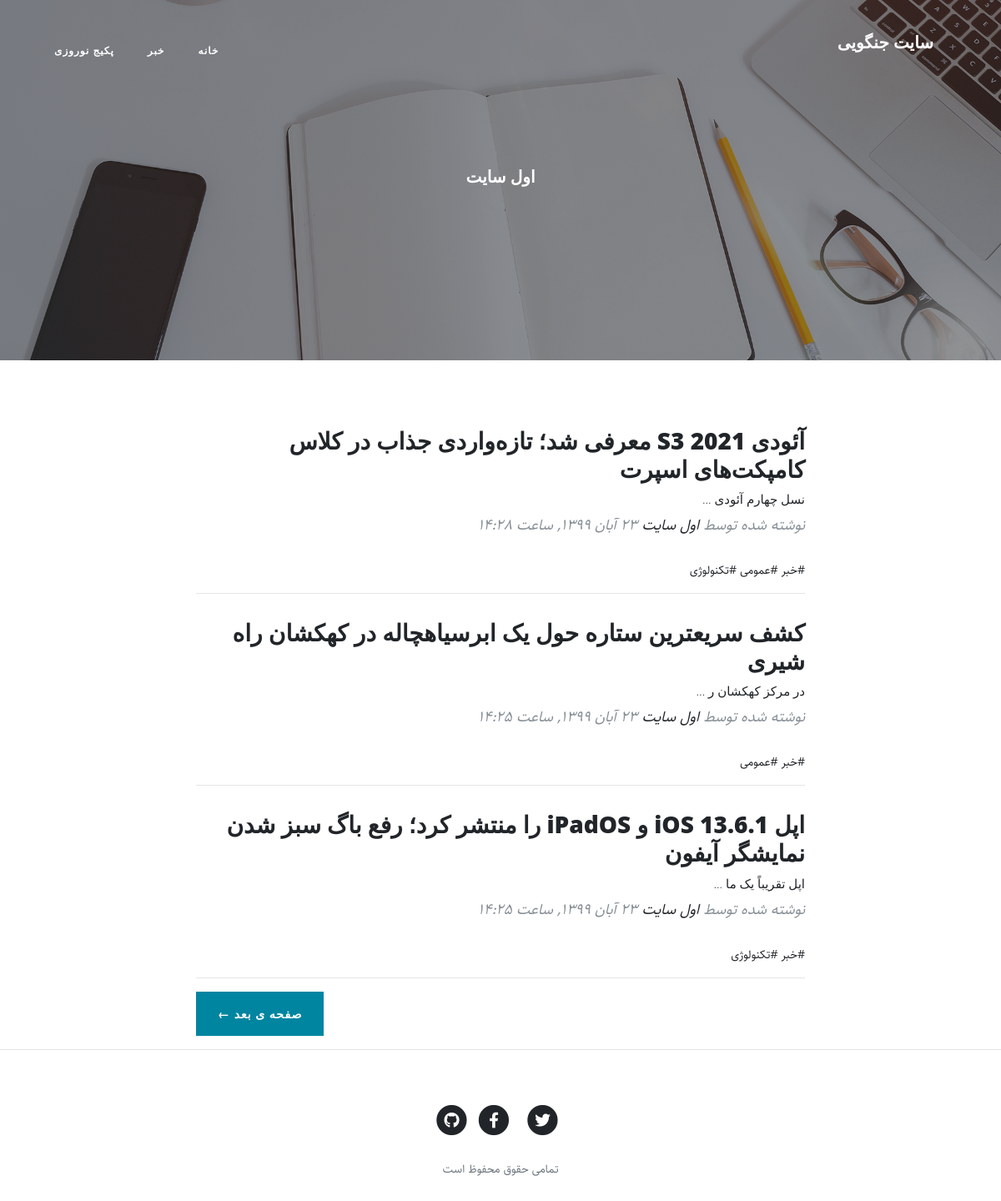
The page / on the database its author committed.
### blog/models.py (models this page shows, shortened)
class Category(models.Model):
    parent = models.ForeignKey('self', default=None, null = True, blank=True, on_delete=models.SET_NULL, related_name="children", verbose_name='زیر دسته')
    title = models.CharField(max_length=200, verbose_name = "عنوان دسته بندی")
    slug = models.SlugField(max_length=100, unique=True, verbose_name = "آدرس دسته بندی")
    status = models.BooleanField(default=True, verbose_name="نمایش داده شود؟")
    position = models.IntegerField(verbose_name="پوزیشن")
    class Meta:
        verbose_name = "دسته بندی"
        verbose_name_plural ="دسته بندی ها"
        ordering = [ 'parent__id','position']
    objects = CategoryManager()

class Articles(models.Model):
    STATUS_CHOICE=(
    ('p','منتشر شده'),
    ('d','پیش نویس')
    )
    title = models.CharField(max_length=200, verbose_name = "عنوان مقاله")
    slug = models.SlugField(max_length=100, unique=True, verbose_name = "آدرس مقاله")
    category = models.ManyToManyField(Category, verbose_name = "دسته بندی", related_name="article")
    description = models.TextField(verbose_name = "محتوا")
    image = models.ImageField(upload_to="images", verbose_name = "عکس")
    publish = models.DateTimeField(default=timezone.now, verbose_name = "تاریخ انتشار")
    created = models.DateTimeField(auto_now_add=True)
    updated = models.DateTimeField(auto_now=True)
    status = models.CharField(max_length=1, choices=STATUS_CHOICE, verbose_name = "وضعیت")
    class Meta:
        verbose_name = "مقاله"
        verbose_name_plural = "مقالات"
        ordering = ['-publish']
    def jpublish(self):
        return jalali_converter(self.publish)
    jpublish.short_description = "تاریخ انتشار"
    def category_published(self):
        return self.category.filter(status=True)
    def image_tag(self):
        return format_html("<img width=100 height=75 style='border-radius:5px;' src='{}'>".format(self.image.url))
    image_tag.short_description = "عکس"
    objects = AricleManager()

### blog/views.py (the view)
# urls.py: re_path(r'^$', views.ArticleList.as_view(),name="home"),
class ArticleList(ListView):
    queryset = models.Articles.objects.published()
    paginate_by = 3

### blog/models.py (called while the page is built)
    def active(self):
        return self.filter(status=True)

### blog/templatetags/base_tags.py (called while the page is built)
@register.simple_tag
def title():
    return "سایت جنگویی"

@register.inclusion_tag("blog/partials/category_navbar.html")
def category_navbar():
    return {
    "category":models.Category.objects.filter(status=True)
    }

### extentions/jalali.py (called while the page is built)
    def persian_tuple(self):
        return self.persian_year, self.persian_month, self.persian_day

### extentions/utils.py (called while the page is built)
def number_persion_converter(mystr):
    numbers = {
        "0":"‍‍۰",
        "1": "۱",
        "2": "۲",
        "3": "۳",
        "4": "۴",
        "5": "۵",
        "6": "۶",
        "7": "۷",
        "8": "۸",
        "9": "۹",
    }
    for e, p in numbers.items():
        mystr = mystr.replace(e, p)
    return mystr

def jalali_converter(time):
    time = timezone.localtime(time)
    jmonths = ["اسفند","بهمن","دی","آذر","آبان","مهر","شهریور","مرداد","تیر","خرداد","اردیبهشت","فروردین"]
    time_to_str = "{},{},{}".format(time.year,time.month,time.day)
    time_to_tuple = jalali.Gregorian(time_to_str).persian_tuple()
    time_to_list = list(time_to_tuple)
    for index,month in enumerate(jmonths):
        if time_to_list[1] == index + 1:
            time_to_list[1] = month
            break
    output = "{} {} {}, ساعت {}:{}" .format(
        time_to_list[2],
        time_to_list[1],
        time_to_list[0],
        time.hour,
        time.minute,
    )
    return number_persion_converter(output)

### blog/templates/blog/articles_list.html (shortened to what this page needs)
{% extends 'blog/base.html'%}
{% load static %}
{% block main %}
<header class="masthead" style="background-image: url('{% static "blog/img/home-bg.jpg" %}')">
  <div class="overlay"></div>
  <div class="container">
    <div class="row">
      <div class="col-lg-8 col-md-10 mx-auto">
        <div class="site-heading">
          <h1>اول سایت</h1>
        </div>
      </div>
    </div>
  </div>
</header>
<div class="container">
  <div class="row">
    <div class="col-lg-8 col-md-10 mx-auto">
      {% for article in object_list%}
        <div class="post-preview">
          <a href="{% url "blog:detail" article.slug %}">
            <h2 class="post-title">
              {{article.title}}
            </h2>
            <h3 class="post-subtitle">
              {{article.description|truncatechars:20}}
            </h3>
          </a>
          <p class="post-meta">نوشته شده توسط
            <a href="#">اول سایت</a>
            {{article.jpublish}}</p>
          <div>
            {% for cat in article.category_published.all %}
              <a href="{% url "blog:category" cat.slug %}">#{{cat.title}}</a>
            {% endfor %}
          </div>
        </div>
        <hr>
      {% endfor %}
      {% if is_paginated %}
        <div class="clearfix pager-botton">
          {% if page_obj.has_next %}
            <a class="btn btn-primary float-left" href="{% url "blog:home" page_obj.next_page_number %}">صفحه ی بعد &larr;</a>
          {% endif %}
        </div>
      {% endif %}
    </div>
  </div>
</div>
<hr>
{% endblock %}

### blog/templates/blog/base.html (shortened to what this page needs)
{% load static %}
{% load base_tags %}
<!DOCTYPE html>
<html lang="en">
<head>
  <link href="{% static 'blog/vendor/bootstrap/css/bootstrap.min.css' %}" rel="stylesheet">
  <link href="{% static 'blog/vendor/fontawesome-free/css/all.min.css' %}" rel="stylesheet" type="text/css">
  <link href="{% static 'blog/css/clean-blog.min.css' %}" rel="stylesheet">
  <link href="{% static 'blog/css/rtl.css' %}" rel="stylesheet">
</head>
<body>
  <nav class="navbar navbar-expand-lg navbar-light fixed-top" id="mainNav" >
    <div class="container">
      <a class="navbar-brand" href="{% url "blog:home" %}"> {% title %} </a>
      {% category_navbar %}
    </div>
  </nav>
{% block main %}
{% endblock %}
  <footer>
    <div class="container">
      <div class="row">
        <div class="col-lg-8 col-md-10 mx-auto">
          <ul class="list-inline text-center">
            <li class="list-inline-item">
              <a href="#">
                <span class="fa-stack fa-lg">
                  <i class="fas fa-circle fa-stack-2x"></i>
                  <i class="fab fa-twitter fa-stack-1x fa-inverse"></i>
                </span>
              </a>
            </li>
            <li class="list-inline-item">
              <a href="#">
                <span class="fa-stack fa-lg">
                  <i class="fas fa-circle fa-stack-2x"></i>
                  <i class="fab fa-facebook-f fa-stack-1x fa-inverse"></i>
                </span>
              </a>
            </li>
            <li class="list-inline-item">
              <a href="#">
                <span class="fa-stack fa-lg">
                  <i class="fas fa-circle fa-stack-2x"></i>
                  <i class="fab fa-github fa-stack-1x fa-inverse"></i>
                </span>
              </a>
            </li>
          </ul>
          <p class="copyright text-muted">تمامی حقوق محفوظ است</p>
        </div>
      </div>
    </div>
  </footer>
</body>
</html>

### blog/templates/blog/partials/category_navbar.html (shortened to what this page needs)
<div class="collapse navbar-collapse nav" id="navbarResponsive">
  <ul class="navbar-nav ml-auto">
    <li class="nav-item">
      <a class="nav-link" href="{% url 'blog:home' %}">خانه</a>
    </li>
    {% for cat in category %}
      {% if cat.parent == None %}
        <li class="nav-item">
          <a class="nav-link" href="{% url "blog:category" cat.slug %}">{{cat.title}}</a>
        </li>
      {% endif %}
    {% endfor %}
  </ul>
</div>

### static/blog/css/rtl.css (style rules this page uses)
body { direction: rtl; text-align: right; font-family: "Sahel"; font-size: 14px; }
.navbar-nav { margin-left: initial !important; margin-right: auto; }
.post-meta { text-align: right; }
.pager-botton { float: left !important; }
header.masthead .site-heading h1 { font-size: 20px; }
.post-title { font-size: 28px !important; }
.post-subtitle { font-size: 15px; }
.nav ul { padding-right: 0; }
.nav ul li { border-bottom: none; height: 86px; line-height: 86px; font-size: 14px; display: inline-block; float: left; margin: 0 auto; }
.nav ul li a { text-decoration: none;; color: #000000; display: block; transition: .3s background-color; : 0 24px; }
.nav a { border-bottom:none; }

### rows shown on the page
Category: title "خبر"
Category: title "پکیج نوروزی"
Articles: title "آئودی S3 2021 معرفی شد؛ تازه‌واردی جذاب در کلاس کامپکت‌های اسپرت", description "نسل چهارم آئودی ...", jpublish "۲۳ آبان ۱۳۹۹, ساعت ۱۴:۲۸"
Category: title "عمومی"
Category: title "تکنولوژی"
Articles: title "کشف سریعترین ستاره حول یک ابرسیاهچاله در کهکشان راه شیری", description "در مرکز کهکشان ر ...", jpublish "۲۳ آبان ۱۳۹۹, ساعت ۱۴:۲۵"
Articles: title "اپل iOS 13.6.1 و iPadOS را منتشر کرد؛ رفع باگ سبز شدن نمایشگر آیفون", description "اپل تقریباً یک ما ...", jpublish "۲۳ آبان ۱۳۹۹, ساعت ۱۴:۲۵"
